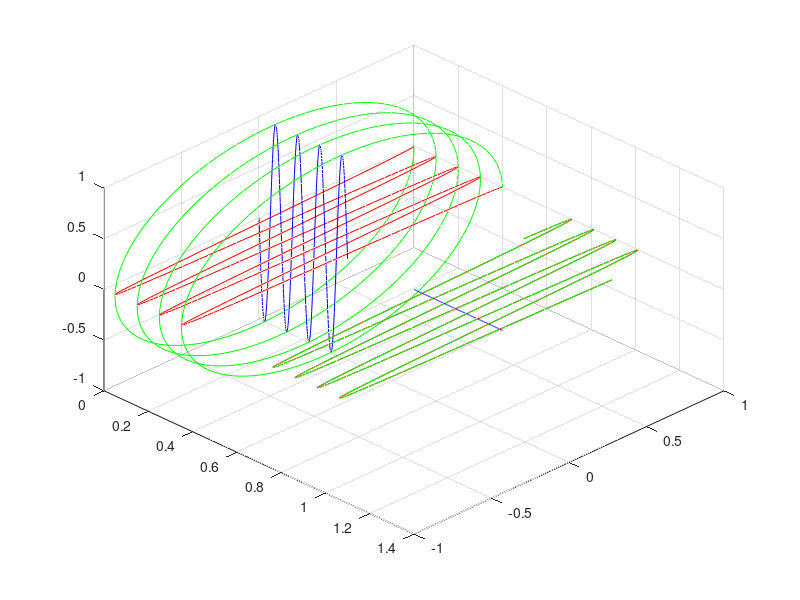
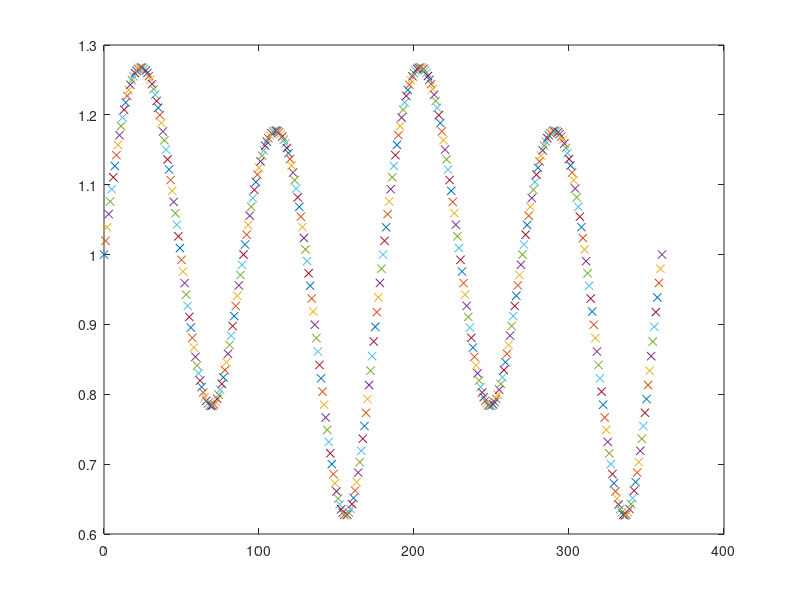

These charts were generated, in order, by the following MATLAB code:
close all;
clear;
clc;

c = 10; %speed of EM wave
lambda = 1; %wave length
z = 0; %z=0 mesure from a point with time
T = lambda/c; % c = Lambda/T -> T = Lambda/c
t = 0:T/100:4*T;% let time flow
%Amplitudes
Ex = 1;
Ey = 1;
% px - py = phase difference
px = 0;
py = T/4;

omega = 2*pi*c/lambda; %2pi/T
k = 2*pi/lambda;

ex = real(Ex*exp( 1i*(omega*(t + px) - k*z ) ));
ey = real(Ey*exp( 1i*(omega*(t + py) - k*z ) ));

%figure(1),subplot(2,1,1),plot3(t,ex,t*0,'r',t,t*0,ey,'b',t,ex,ey,'g'),grid on,hold on;

%Jones vector
J1 = Ex*exp(1i*k*px);
J2 = Ey*exp(1i*k*py);

J = [ J1
      J2 ];

%normalized
%factor = (abs(J1)^2 + abs(J2)^2)^(0.5);
%J = J/factor; %normalized jones vector

%J_abs = (abs(J(1))^2 + abs(J(2))^2)^0.5; %for test, J_abs == 1


% x_polarizer = [ 1 0
%                 0 0 ];
% 
% y_polarizer = [ 0 0
%                 0 1 ];
%           
% output = x_polarizer*J
% output = y_polarizer*J

p_theta = 0;

for x = 0:1:360
    
    p_theta = x;
    p_rad = pi*p_theta/180;
    
    p_rad_l = 0;%p_rad*4;
    polarizer_l = [ cos(p_rad_l)^2            sin(p_rad_l)*cos(p_rad_l)
                    sin(p_rad_l)*cos(p_rad_l) sin(p_rad_l)^2         ];
              
%     polarizer_w2 = [ cos(p_rad)^2 - 1i*(sin(p_rad)^2)  2*sin(p_rad)*cos(p_rad)
%                      2*sin(p_rad)*cos(p_rad)           sin(p_rad)^2 - 1i*(cos(p_rad)^2) ];
%     polarizer_w2 = polarizer_w2*exp(-1i*pi/2);

    polarizer_w4 = [ cos(p_rad)^2 + 1i*(sin(p_rad)^2)  (1-1i)*sin(p_rad)*cos(p_rad)
                     (1-1i)*sin(p_rad)*cos(p_rad)      sin(p_rad)^2 + 1i*(cos(p_rad)^2) ];
    polarizer_w4 = polarizer_w4*exp(-1i*pi/4);

%     polarizer = [ 1 0
%                  0 1i];

%    output = polarizer_l*polarizer_w4*J;
    
    a = polarizer_w4*J;
    output = polarizer_l*a;

    ex_o = real(exp( 1i*(omega*t - k*z ))*output(1));
    ey_o = real(exp( 1i*(omega*t - k*z ))*output(2));

    t = 0:T/100:4*T;
    figure(1),plot3(t,ex,t*0,'r',t,t*0,ey,'b',t,ex,ey,'g'),grid on,hold on;
    t = 7*T:T/100:11*T;
    figure(1),plot3(t,ex_o,t*0,'r',t,t*0,ey_o,'b',t,ex_o,ey_o,'g'),grid on,view(45,45),hold off;

    figure(2),plot(p_theta,(abs(output(1))^2+abs(output(2))^2)^0.5,'x'),hold on;
    
    pause(1/60);
end